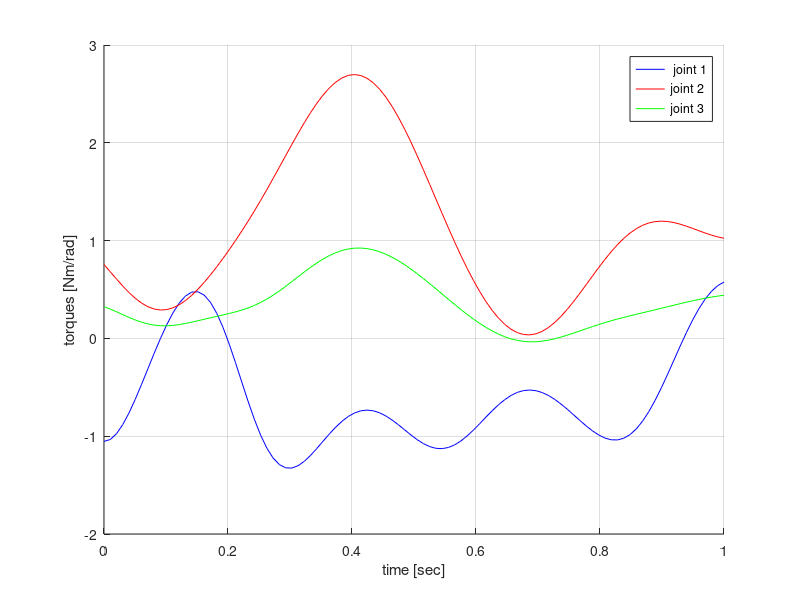
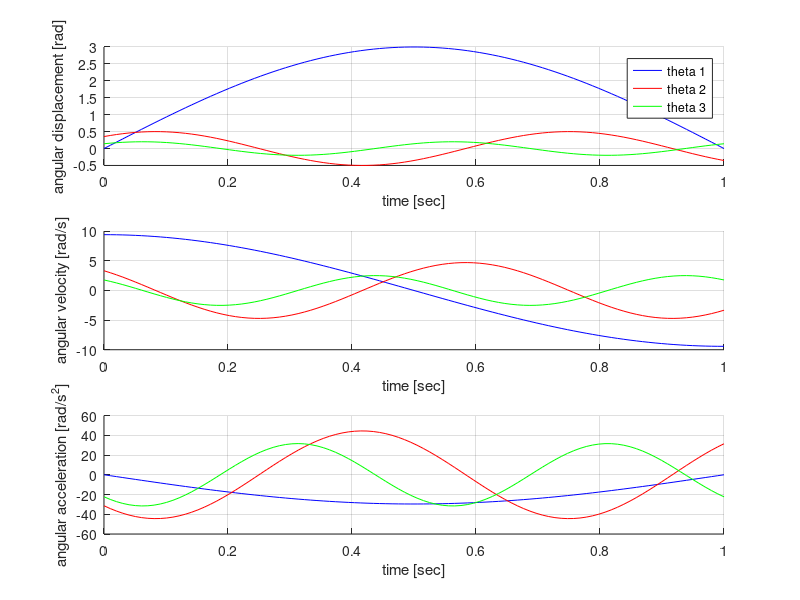
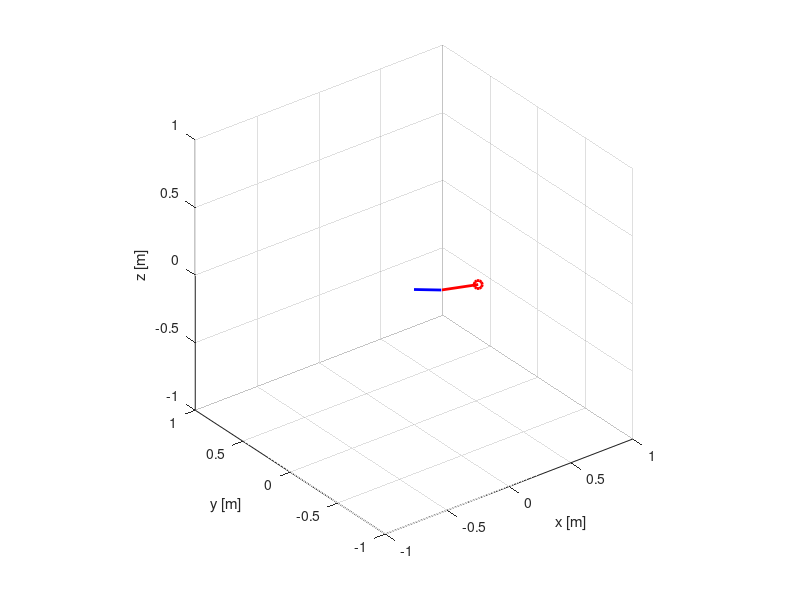

The MATLAB script that drew these images, in order:
%%%%%%%%%%%%%%%%%%%%%%%%%%%%%%%%%%%%%%%%%%%%%%%%%%%%%%%%%%%%%%%%%%%%%%%%%%
%
%    The inverse dynamics of the 3-dof planar robotic arm (Crust Crawler)
%    
%    Made by Oskar and Guilherme
%    contact: shaoping bai, shb@m-tech.aau.dk
%%%%%%%%%%%%%%%%%%%%%%%%%%%%%%%%%%%%%%%%%%%%%%%%%%%%%%%%%%%%%%%%%%%%%%%%%%

clear all; close all; clc

%%  %%%%%%%%%%%%%%%%%%%%%%%  motion profiles
%=======================  joint 1
A1 = 3; % magnitude
f1 = pi; % frequency

%=======================  joint 2
A2 = 0.5; % magnitude
f2 = 3*pi; % frequency

%=======================  joint 2
A3 = 0.2; % magnitude
f3 = 4*pi; % frequency

g = 9.801; % gravity constant

%% %%%%%%%%%%%%%%%%%%%%%%%%%%%%  link properties
%======================================  link 1
l1 = 0.235; % length [m]
d1 = 0.065; % mass center
m1 = 0.228; % mass [kg]
% moment of inertia
I1xx = 0; I1xy = 0; I1xz = 0;
I1yx = 0; I1yy = 0; I1yz = 0;
I1zx = 0; I1zy = 0; I1zz = 0;
%======================================  link 2
l2 = 0.305; % length [m]
d2 = 0.135; % mass center
m2 = 0.275; % mass [kg]
% moment of inertia
I2xx = 0; I2xy = 0; I2xz = 0;
I2yx = 0; I2yy = 0; I2yz = 0;
I2zx = 0; I2zy = 0; I2zz = 0;

%% %%%%%%%%%%%%%%%%%% dynamic simulation
%%%%%%%%%%%%%%%%%%% discrete time
T = 1; % second
N = 100; % resolution
i = 0; 
for t = linspace(0, T, N)
    %%%%%%%%%%%%%%%%%%%%%%%%%%%%%% instantaneous time
    i = i + 1; time(i) = t; 
    %%%%%%%%%%%%%%% Joint 1: angular displacement, velocity, acceleration
    theta1(i) = A1*sin(f1*t); dtheta1(i) = A1*f1*cos(f1*t); 
    ddtheta1(i) = -A1*f1^2*sin(f1*t); 
    
    %%%%%%%%%%%%%%% Joint 2: angular displacement, velocity, acceleration
    theta2(i) = A2*sin(f2*t+pi/4); dtheta2(i) = A2*f2*cos(f2*t+pi/4); %plus 45degrees
    ddtheta2(i) = -A2*f2^2*sin(f2*t+pi/4); %plus 45degrees
    
    %%%%%%%%%%%%%%% Joint 2: angular displacement, velocity, acceleration
    theta3(i) = A3*sin(f3*t+pi/4); dtheta3(i) = A3*f3*cos(f3*t+pi/4); %plus 45degrees
    ddtheta3(i) = -A3*f3^2*sin(f3*t+pi/4); %plus 45degrees
    
    %%%%%%%%%%%%%%%%%%%%%%%%%%%  coefficients of dynamic equation
     H11 = (1/2)*(2*I1zz+2*I2zz+d2.^2*m2+l1.^2*m2+l1.^2*m2*cos(2*theta2(i) ...
      )+2*d2*l1*m2*cos(theta3(i))+d2.^2*m2*cos(2*(theta2(i)+theta3(i)))+2* ...
      d2*l1*m2*cos(2*theta2(i)+theta3(i)));
     H12 = (1/2)*((-1)*(I1yz+I1zy+I2yz+ ...
      I2zy)*cos(theta1(i))+(I1xz+I1zx+I2xz+I2zx)*sin(theta1(i)));
     H13 = (1/2)*((-1)*(I2yz+I2zy)*cos(theta1(i))+(I2xz+I2zx)*sin(theta1(i)));

     H21 = (1/2)*((-1)*(I1yz+I1zy+I2yz+I2zy)*cos(theta1(i)) ...
         +(I1xz+I1zx+I2xz+I2zx)*sin(theta1(i)));
     H22 = (1/2)*(I1xx+I1yy+I2xx+I2yy+2*d2.^2*m2+2*l1.^2*m2+((-1)* ...
      I1xx+I1yy+(-1)*I2xx+I2yy)*cos(2*theta1(i))+4*d2*l1*m2*cos(theta3(i) ...
      )+(-1)*I1xy*sin(2*theta1(i))+(-1)*I1yx*sin(2*theta1(i))+(-1)*I2xy* ...
      sin(2*theta1(i))+(-1)*I2yx*sin(2*theta1(i)));
     H23 = (1/2)*(I2xx+I2yy+2* ...
      d2.^2*m2+((-1)*I2xx+I2yy)*cos(2*theta1(i))+2*d2*l1*m2*cos(theta3(i)) ...
      +(-1)*I2xy*sin(2*theta1(i))+(-1)*I2yx*sin(2*theta1(i)));

     H31 = (1/2)*((-1)*(I2yz+I2zy)*cos(theta1(i))+(I2xz+I2zx)*sin(theta1(i)));
     H32 = (1/2)*(I2xx+I2yy+2*d2.^2*m2+((-1)*I2xx+I2yy)*cos(2*theta1(i))+2*d2* ...
      l1*m2*cos(theta3(i))+(-1)*I2xy*sin(2*theta1(i))+(-1)*I2yx*sin(2*theta1(i)));
     H33 = (1/2)*(I2xx+I2yy+2*d2.^2*m2+((-1)*I2xx+I2yy)*cos(2* ...
      theta1(i))+(-1)*(I2xy+I2yx)*sin(2*theta1(i)));

     C11 = (-2)*m2*(l1*cos(theta2(i))+d2*cos(theta2(i)+theta3(i)))*((l1*sin(theta2(i)) ...
      +d2*sin(theta2(i)+theta3(i)))*dtheta2(i)+d2*sin(theta2(i)+theta3(i)) ...
      *dtheta3(i));
     C12 = (1/2)*((I1xy+I1yx+I2xy+I2yx)*cos(2*theta1(i) ...
      )+((-1)*I1xx+I1yy+(-1)*I2xx+I2yy)*sin(2*theta1(i)))*dtheta2(i);
     C13 = (1/2)*((I2xy+I2yx)*cos(2*theta1(i))+((-1)*I2xx+I2yy)* ...
      sin(2*theta1(i)))*(2*dtheta2(i)+dtheta3(i));

     C21 = (1/2)*((I1xz+I1zx+I2xz+I2zx)*cos(theta1(i))+(I1yz+I1zy+I2yz+I2zy)* ...
      sin(theta1(i))+m2*(l1.^2*sin(2*theta2(i))+d2.^2*sin(2*(theta2(i)+theta3(i)))+ ...
      2*d2*l1*sin(2*theta2(i)+theta3(i))))*dtheta1(i)+(-1)*(( ...
      I1xy+I1yx+I2xy+I2yx)*cos(2*theta1(i))+((-1)*I1xx+I1yy+(-1)*I2xx+ ...
      I2yy)*sin(2*theta1(i)))*dtheta2(i)+(-1)*((I2xy+I2yx)* ...
      cos(2*theta1(i))+((-1)*I2xx+I2yy)*sin(2*theta1(i)))*dtheta3(i);
     C22 = (-2)*d2*l1*m2*sin(theta3(i))*dtheta3(i);
     C23 = (-1)*d2*l1*m2*sin(theta3(i))*dtheta3(i);

     C31 = (1/2)*((I2xz+I2zx)*cos( ...
      theta1(i))+(I2yz+I2zy)*sin(theta1(i))+2*d2*m2*(l1*cos(theta2(i))+d2*cos( ...
      theta2(i)+theta3(i)))*sin(theta2(i)+theta3(i)))*dtheta1(i)+(-1)*(( ...
      I2xy+I2yx)*cos(2*theta1(i))+((-1)*I2xx+I2yy)*sin(2*theta1(i)))*( ...
      dtheta2(i)+dtheta3(i));
     C32 = d2*l1*m2*sin(theta3(i))*dtheta2(i);
     C33 = 0;

     G1 = 0;
     G2 = g*((d1*m1+l1*m2)*cos(theta2(i))+d2*m2*cos(theta2(i)+theta3(i)));
     G3 = d2*g*m2*cos(theta2(i)+theta3(i));
    
    %%%%%%%%%%%%%%%%%%%%%%%%%%%%%%%%%%%%%  actuator torques
    tau_1(i) = H11*ddtheta1(i) + H12*ddtheta2(i) + H13*ddtheta3(i) + ...
        C11*dtheta1(i) + C12*dtheta2(i) + C13*dtheta3(i) + G1;
    tau_2(i) = H21*ddtheta1(i) + H22*ddtheta2(i) + H23*ddtheta3(i) + ...
        C21*dtheta1(i) + C22*dtheta2(i) + C23*dtheta3(i) + G2;
    tau_3(i) = H31*ddtheta1(i) + H32*ddtheta2(i) + H33*ddtheta3(i) + ...
        C31*dtheta1(i) + C32*dtheta2(i) + C33*dtheta3(i) + G3;
    
    %%%%%%%%%%%%%%%%%%%%%%%%%%%%%%%%%%%  link positions
    %%%%%%%%%%%%%%%%%% link 1
    X1(i) = l1*cos(theta1(i))*cos(theta2(i));
    Y1(i) = l1*sin(theta1(i))*cos(theta2(i));
    Z1(i) = l1*sin(theta2(i));
   % x1(i) = 0.5*X1(i); y1(i) = 0.5*Y1(i); 
    %%%%%%%%%%%%%%%%%% link 2
    X2(i) = X1(i) + l2*cos(theta2(i) + theta3(i))*cos(theta1(i)); 
    Y2(i) = Y1(i) + l2*cos(theta2(i) + theta3(i))*sin(theta1(i));
    Z2(i) = Z1(i) + l2*sin(theta2(i) + theta3(i));
    %x2(i) = X1(i) + 0.5*X2(i); %Y2(i) = Y1(i) + 0.5*Y2(i); 
    
end

torque_1 = [time; tau_1]'; 
torque_2 = [time; tau_2]'; 
torque_3 = [time; tau_3]';

%% %%%%%%%%%%%%%%%%%%%%%%%%%%%%%%%%%% plot the motion profiles
figure(2)
clf
figure(2)
subplot(3, 1, 1)
hold on
plot(time, theta1, 'b')
plot(time, theta2, 'r')
plot(time, theta3, 'g')
hold off
legend('theta 1', 'theta 2', 'theta 3')
grid on; 
xlabel('time [sec]'); ylabel('angular displacement [rad]'); 
subplot(3, 1, 2)
hold on
plot(time, dtheta1, 'b')
plot(time, dtheta2, 'r')
plot(time, dtheta3, 'g')
hold off
grid on; 
xlabel('time [sec]'); ylabel('angular velocity [rad/s]'); 
subplot(3, 1, 3)
hold on
plot(time, ddtheta1, 'b')
plot(time, ddtheta2, 'r')
plot(time, ddtheta3, 'g')
hold off
grid on; 
xlabel('time [sec]'); ylabel('angular acceleration [rad/s^2]'); 

%% %%%%%%%%%%%%%%%%%%%%%%%%%%%%%%%%%% plot the motor torques
figure(1)
clf
figure(1)
hold on
plot(time, tau_1, 'b')
plot(time, tau_2, 'r')
plot(time, tau_3, 'g')
hold off
legend(' joint 1', 'joint 2', 'joint 3')
grid on; 
xlabel('time [sec]'); ylabel('torques [Nm/rad]'); 

%% %%%%%%%%%%%%%%%%%%%%%%%%%%%%%%%  plot the link
figure(3)
clf
figure(3)
hold on 
xlabel('x [m]'); ylabel('y [m]'); zlabel('z [m]');
set(gca,'NextPlot','replaceChildren');
for j = 1 : N
    plot3(0, 0, 0, 'ko', 'MarkerSize', 6, 'Linewidth', 2);
    axis equal; grid on; axis([-1 1 -1 1 -1 1]);
    plot3(X1(j), Y1(j), Z1(j), 'bo', 'MarkerSize', 6, 'Linewidth', 2);
    plot3(X2(j), Y2(j), Z2(j), 'ro', 'MarkerSize', 6, 'Linewidth', 2);
    line([0 X1(j)], [0 Y1(j)], [0 Z1(j)], 'Color', 'b', 'Linewidth', 2); 
    line([X1(j) X2(j)], [Y1(j) Y2(j)], [Z1(j) Z2(j)], 'Color', 'r', 'Linewidth', 2);  
    F(j) = getframe; 
end
hold off
movie(F); 
